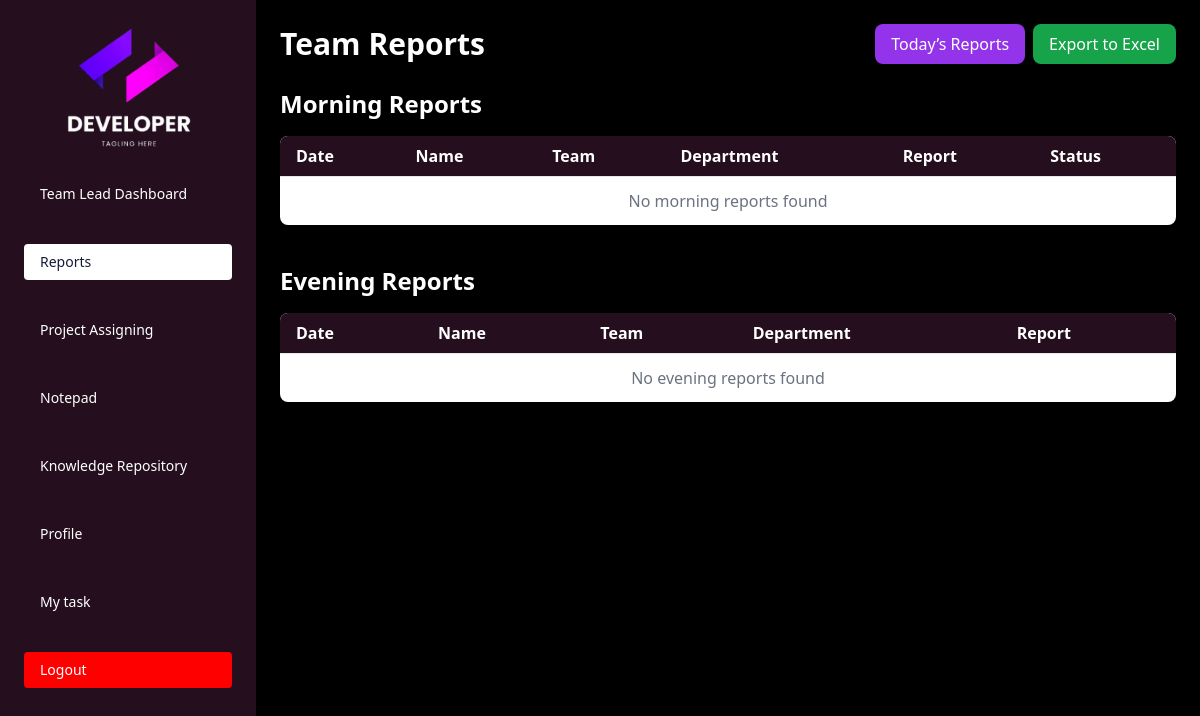
The app's page /teamlead_reports?all=1 (signed in), older data.
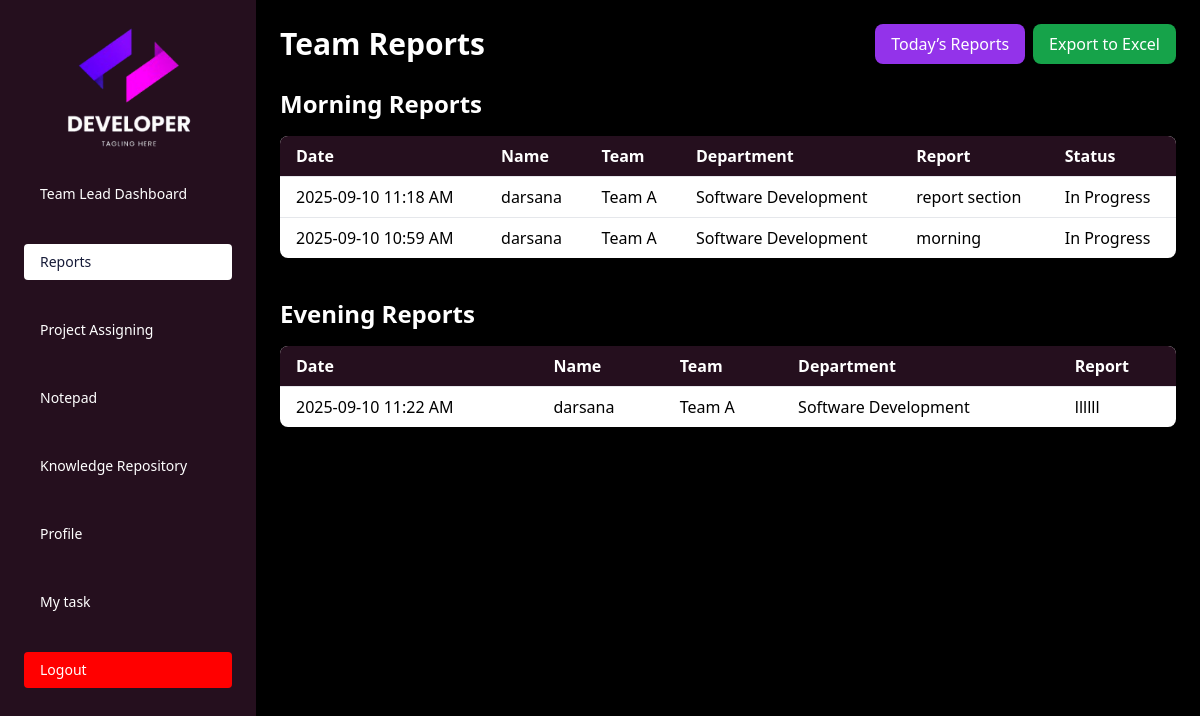
The same page, newer data.
### monitoringapp/models.py (models this page shows, shortened)
class MorningReport(models.Model):
    STATUS_CHOICES = [
        ("Pending", "Pending"),
        ("In Progress", "In Progress"),
        ("Completed", "Completed"),
    ]
    user = models.ForeignKey(User, on_delete=models.CASCADE)
    department = models.CharField(max_length=150)
    team = models.CharField(max_length=150)
    report_text = models.TextField()
    status = models.CharField(
        max_length=50,
        choices=STATUS_CHOICES,
        default="Pending"
    )
    created_at = models.DateTimeField(default=timezone.now)

class User(models.Model):
    STATUS_CHOICES = (
        ('active', 'Active'),
        ('inactive', 'Inactive'),
    )
    name = models.CharField(max_length=150)
    employee_id = models.CharField(max_length=50, unique=True)
    email = models.EmailField(unique=True)
    phone = models.CharField(max_length=15, blank=True, null=True)
    department = models.ForeignKey(Department, on_delete=models.SET_NULL, null=True)
    team = models.ForeignKey(Team, on_delete=models.SET_NULL, null=True, blank=True)
    job_Position = models.CharField(max_length=100)
    designation = models.CharField(max_length=100)
    work_location = models.CharField(max_length=150, blank=True, null=True)
    joining_date = models.DateField(auto_now_add=True)
    username = models.CharField(max_length=100, unique=True)
    password = models.CharField(max_length=128)
    status = models.CharField(max_length=10, choices=STATUS_CHOICES, default='inactive')
    profile_image = models.ImageField(upload_to='user_images/', blank=True, null=True)
    last_login_time = models.DateTimeField(null=True, blank=True)
    last_logout_time = models.DateTimeField(null=True, blank=True)

class EveningReport(models.Model):
    STATUS_CHOICES = [
        ("Pending", "Pending"),
        ("In Progress", "In Progress"),
        ("Completed", "Completed"),
    ]
    user = models.ForeignKey(User, on_delete=models.CASCADE)
    department = models.CharField(max_length=150)
    team = models.CharField(max_length=150)
    report_text = models.TextField()
    status = models.CharField(
        max_length=50,
        choices=STATUS_CHOICES,
        default="Pending"
    )
    created_at = models.DateTimeField(default=timezone.now)

### monitoringapp/views.py (the view, shortened to what this page needs)
# urls.py: path('teamlead_reports', views.teamlead_reports, name='teamlead_reports'),
def teamlead_reports(request):
    team_lead = get_object_or_404(User, id=request.session['user_id'])
    team_name = team_lead.team
    show_all = request.GET.get('all') == '1'
    if show_all:
        morning_reports = MorningReport.objects.filter(team=team_name).order_by('-created_at')
        evening_reports = EveningReport.objects.filter(team=team_name).order_by('-created_at')
    else:
        today = date.today()
        morning_reports = MorningReport.objects.filter(team=team_name, created_at__date=today)
        evening_reports = EveningReport.objects.filter(team=team_name, created_at__date=today)
    return render(request, 'teamlead_reports.html', {
        'morning_reports': morning_reports,
        'evening_reports': evening_reports,
        'show_all': show_all
    })

### monitoringapp/models.py (called while the page is built)
    def __str__(self):
       return self.name

### monitoringapp/templates/teamlead_reports.html (shortened to what the changed rows need)
{% load static %}
<!DOCTYPE html>
<html lang="en">
<head>
  <script src="https://cdn.tailwindcss.com"></script>
  <link rel="stylesheet" href="{% static 'css/admin.css' %}">
</head>
<body class="bg-black text-white font-sans select-none">
<div class="ml-0 md:ml-64 p-4 md:p-6 max-md:mt-[5rem]">
  <div class="flex flex-col md:flex-row justify-between items-start md:items-center mb-6 gap-2 md:gap-0">
    <h1 class="text-2xl md:text-3xl font-bold">Team Reports</h1>
  </div>
<div class="mb-10">
  <h2 class="text-xl md:text-2xl font-semibold mb-4">Morning Reports</h2>
  <div class="overflow-x-auto bg-white rounded-lg shadow">
    <table class="min-w-full divide-y divide-gray-200 text-sm md:text-base text-black">
      <thead class="bg-[#250f1e] text-white">
        <tr>
          <th class="px-2 md:px-4 py-2 text-left">Date</th>
          <th class="px-2 md:px-4 py-2 text-left">Name</th>
          <th class="px-2 md:px-4 py-2 text-left">Team</th>
          <th class="px-2 md:px-4 py-2 text-left">Department</th>
          <th class="px-2 md:px-4 py-2 text-left">Report</th>
          <th class="px-2 md:px-4 py-2 text-left">Status</th>
        </tr>
      </thead>
      <tbody class="divide-y divide-gray-200">
        {% for report in morning_reports %}
        <tr class="hover:bg-gray-50">
          <td class="px-2 md:px-4 py-2 whitespace-nowrap">{{ report.created_at|date:"Y-m-d h:i A" }}</td>
          <td class="px-2 md:px-4 py-2 whitespace-nowrap">{{ report.user.name }}</td>
          <td class="px-2 md:px-4 py-2 whitespace-nowrap">{{ report.team }}</td>
          <td class="px-2 md:px-4 py-2 whitespace-nowrap">{{ report.department }}</td>
          <td class="px-2 md:px-4 py-2">{{ report.report_text }}</td>
          <td class="px-2 md:px-4 py-2 whitespace-nowrap font-medium">{{ report.status }}</td>
        </tr>
        {% empty %}
        <tr>
          <td colspan="6" class="px-2 md:px-4 py-3 text-center text-gray-500">
            No morning reports found
          </td>
        </tr>
        {% endfor %}
      </tbody>
    </table>
  </div>
</div>
  <div>
    <h2 class="text-xl md:text-2xl font-semibold mb-4">Evening Reports</h2>
    <div class="overflow-x-auto bg-white rounded-lg shadow">
      <table class="min-w-full divide-y divide-gray-200 text-sm md:text-base text-black">
        <thead class="bg-[#250f1e] text-white">
          <tr>
            <th class="px-2 md:px-4 py-2 text-left">Date</th>
            <th class="px-2 md:px-4 py-2 text-left">Name</th>
            <th class="px-2 md:px-4 py-2 text-left">Team</th>
            <th class="px-2 md:px-4 py-2 text-left">Department</th>
            <th class="px-2 md:px-4 py-2 text-left">Report</th>
          </tr>
        </thead>
        <tbody class="divide-y divide-gray-200">
          {% for report in evening_reports %}
          <tr class="hover:bg-gray-50">
            <td class="px-2 md:px-4 py-2 whitespace-nowrap">{{ report.created_at|date:"Y-m-d h:i A" }}</td>
            <td class="px-2 md:px-4 py-2 whitespace-nowrap">{{ report.user.name }}</td>
            <td class="px-2 md:px-4 py-2 whitespace-nowrap">{{ report.team }}</td>
            <td class="px-2 md:px-4 py-2 whitespace-nowrap">{{ report.department }}</td>
            <td class="px-2 md:px-4 py-2">{{ report.report_text }}</td>
          </tr>
          {% empty %}
          <tr>
            <td colspan="5" class="px-2 md:px-4 py-3 text-center text-gray-500">No evening reports found</td>
          </tr>
          {% endfor %}
        </tbody>
      </table>
    </div>
  </div>
</div>
</body>
</html>

Row changes from the older to the newer data that the page shows:
added MorningReport: created_at "2025-09-10 11:18 AM", user.name "darsana", team "Team A", department "Software Development", report_text "report section", status "In Progress"
added MorningReport: created_at "2025-09-10 10:59 AM", user.name "darsana", team "Team A", department "Software Development", report_text "morning", status "In Progress"
added EveningReport: created_at "2025-09-10 11:22 AM", user.name "darsana", team "Team A", department "Software Development", report_text "llllll"
Text that changed along with them:
text no longer shown: "No morning reports found No evening reports found"
